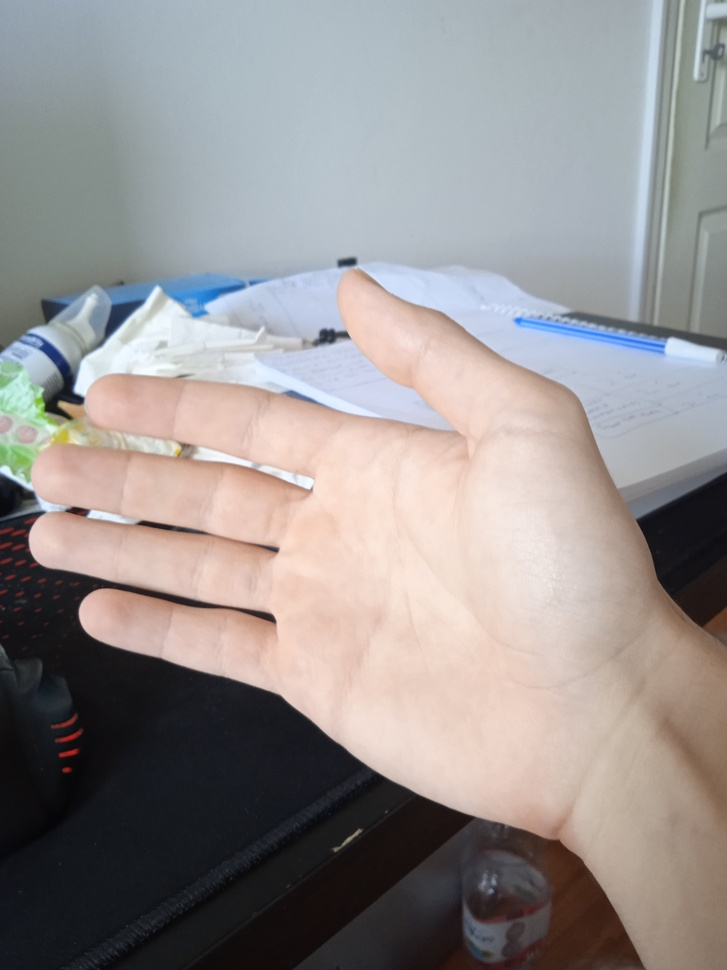
#> input picture testP.jpg, 727 x 970 px, shrunk from 3120 x 4160 before the run
$ jupyter execute CodeForDocumentation.ipynb
#> lines starting #> are read from the running program, lines starting #| are printed output that depends on the picture; after the words box and inside, x2 and y2 are one past the last pixel; in counts of white or black regions, pixels touching at a corner belong together
[cell 1]
import cv2
import matplotlib.pyplot as plt
import numpy as np

[cell 2]
kep = cv2.imread("testP.jpg")
#> kep is the input picture: shape (970, 727, 3); mean B, G, R 144.7, 145.5, 150.2

[cell 3]
kep2=cv2.cvtColor(kep, cv2.COLOR_BGR2RGB)
plt.imshow(kep2)
plt.show()

[cell 4]
hsv = cv2.cvtColor(kep, cv2.COLOR_BGR2HSV)
#> hsv: shape (970, 727, 3); mean H, S, V 66.3, 41.8, 159.5

[cell 5]
Hue, Val, Sat = cv2.split(hsv)
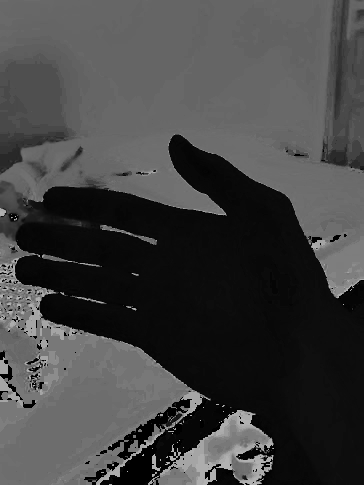
#> Hue: shape (970, 727) (shown at 1/2 size); min 0, max 179, mean 66.3
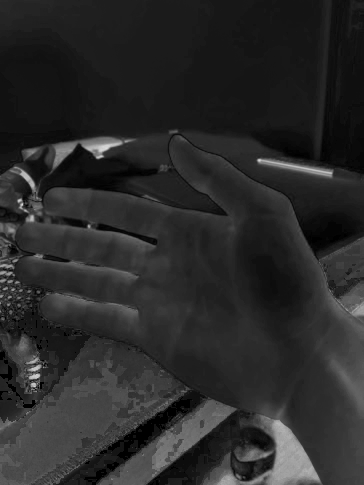
#> Val: shape (970, 727) (shown at 1/2 size); min 0, max 247, mean 41.8
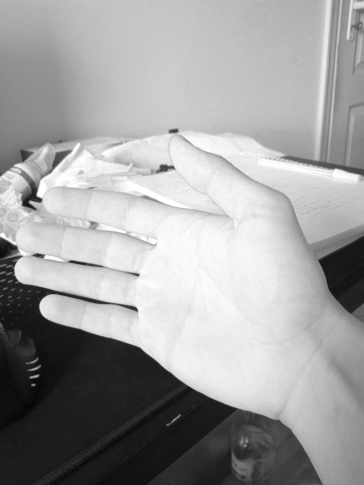
#> Sat: shape (970, 727) (shown at 1/2 size); min 5, max 255, mean 159.5
intensityValues, occurences=np.unique(Hue, return_counts=True)
#> intensityValues = 169 values from 0 to 179; occurences = 169 values, max 68722 at index 101, min 1 at index 130, mean 4172.7

plt.hist(intensityValues, intensityValues, weights=occurences)
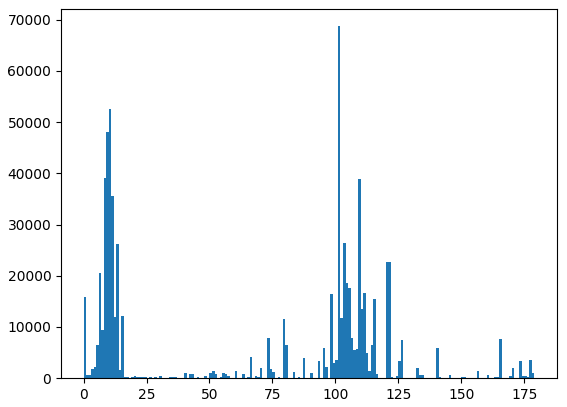
#> figure drawn by matplotlib, 1 panel; tallest bar 68722 high, from x = 101 to 102

[cell 6]
kezgray2 = cv2.cvtColor(kep2, cv2.COLOR_RGB2GRAY)
for i in range(0,kezgray2.shape[0]):
    for j in range(0,kezgray2.shape[1]):
        if Hue[i][j] < 40:
            kezgray2[i][j]=255
        else:
            kezgray2[i][j]=0
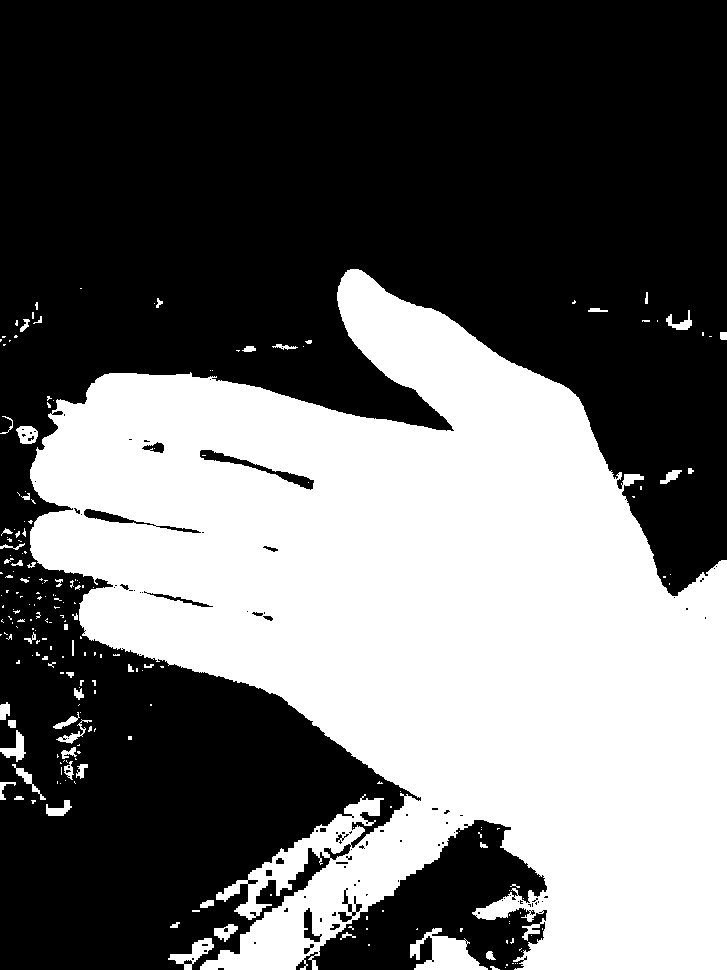
#> kezgray2: shape (970, 727); 41% white; 221 white regions (167 under 20 px), largest, box (x1, y1, x2, y2) and area: (30, 269, 727, 970) 281972, (410, 928, 488, 970) 1703, (168, 938, 214, 970) 533

[cell 7]
kernel = np.ones((5, 5), np.uint8)
img_erosionk = cv2.erode(kezgray2, kernel, iterations=50)
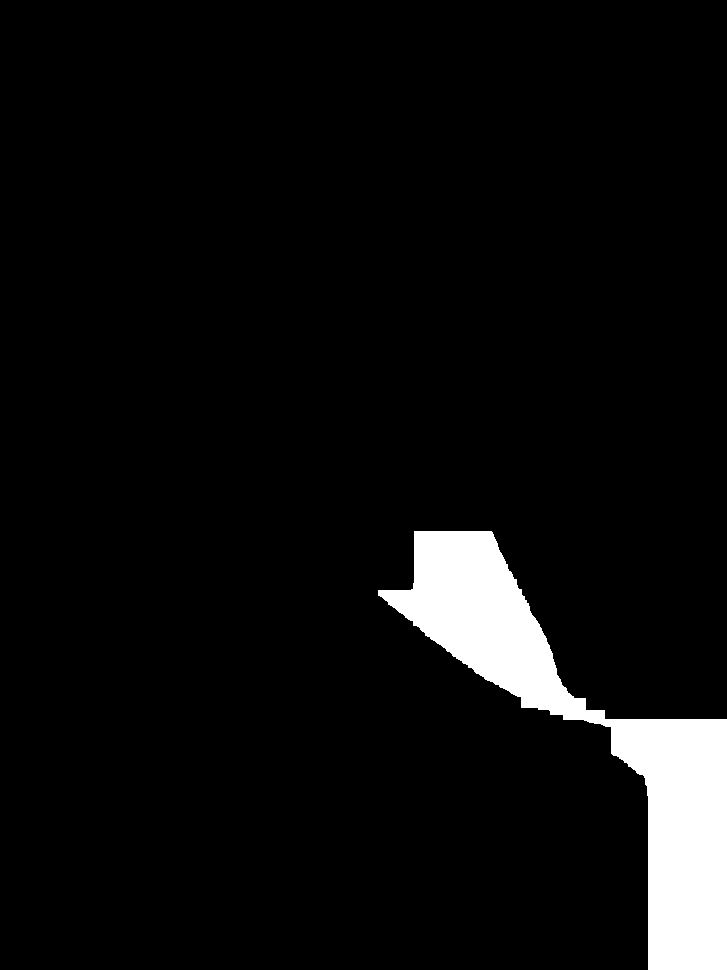
#> img_erosionk: shape (970, 727); 5.7% white; 1 white region, box (x1, y1, x2, y2) and area: (378, 531, 727, 970) 39850
img_dilationk = cv2.dilate(img_erosionk, kernel, iterations=30)
#> img_dilationk: shape (970, 727); 16.8% white; 1 white region, box (x1, y1, x2, y2) and area: (318, 471, 727, 970) 118210

szurt1= cv2.GaussianBlur(img_dilationk,(21,21),0)
feketef1 =  cv2.threshold(szurt1, 100, 255, cv2.THRESH_BINARY)[1]
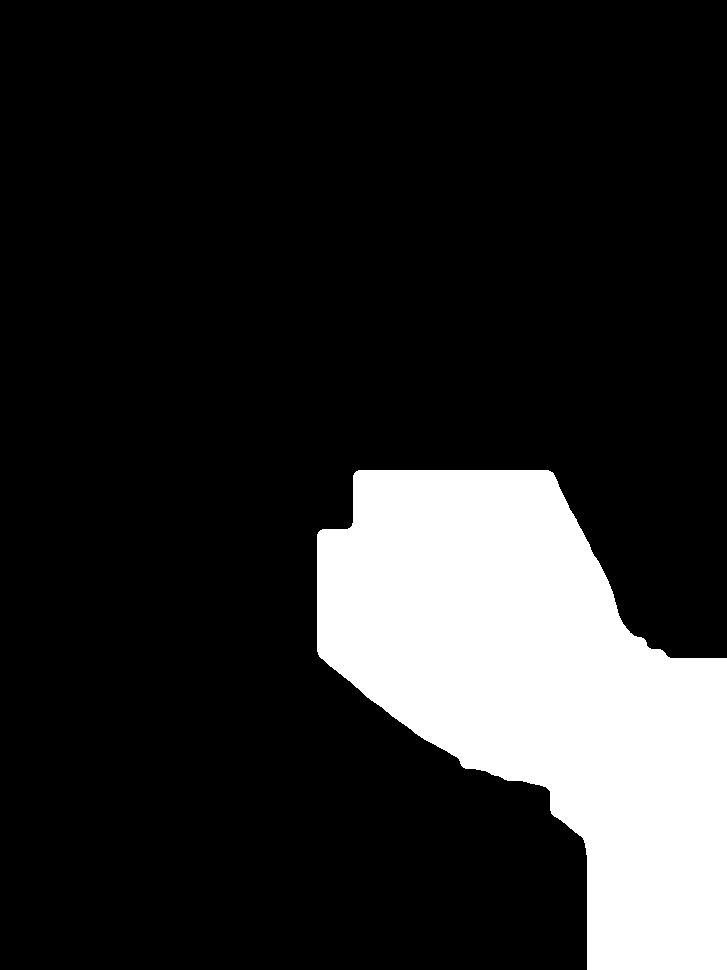
#> feketef1: shape (970, 727); 16.9% white; 1 white region, box (x1, y1, x2, y2) and area: (317, 470, 727, 970) 119338

plt.imshow(kezgray2, cmap='gray')
plt.show()

plt.imshow(img_erosionk, cmap='gray')
plt.show()

plt.imshow(img_dilationk, cmap='gray')
plt.show()

plt.imshow(szurt1, cmap='gray')
plt.show()

plt.imshow(feketef1, cmap='gray')
plt.show()

$ run again, with testK.jpg copied over testP.jpg
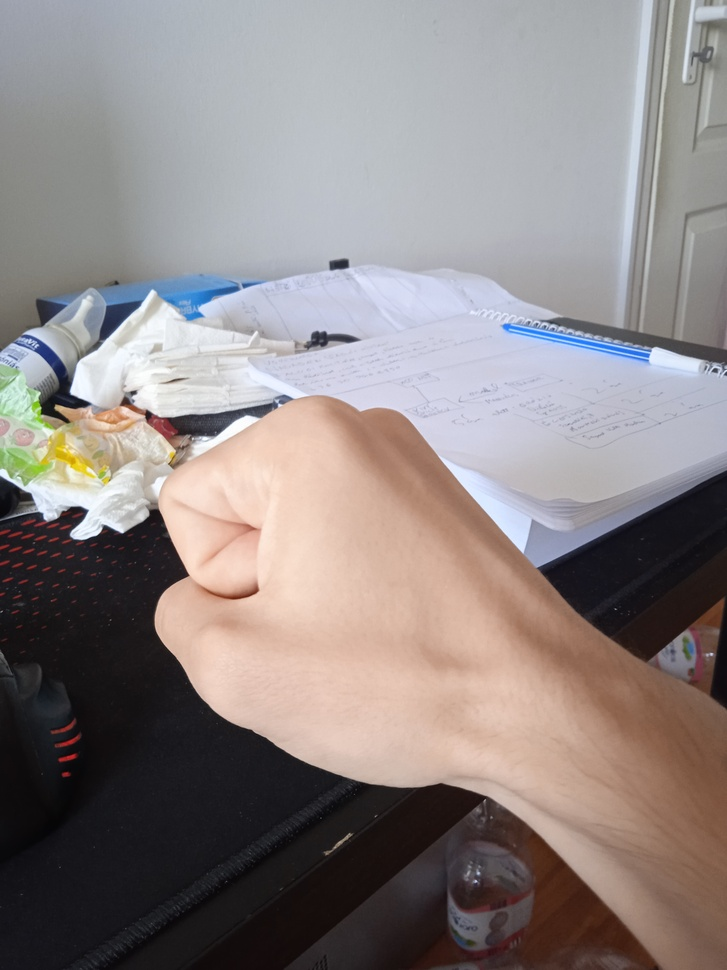
#> input picture testK.jpg, 727 x 970 px, shrunk from 3120 x 4160 before the run
#> kep is the input picture: shape (970, 727, 3); mean B, G, R 133.2, 134.1, 142.4
#> hsv: shape (970, 727, 3); mean H, S, V 77.5, 42.5, 148.7
#> intensityValues = 175 values from 0 to 179; occurences = 175 values, max 80350 at index 10, min 1 at index 81, mean 4029.7
#> after the loop `for i in range(0,kezgray2.shape[0]):`:
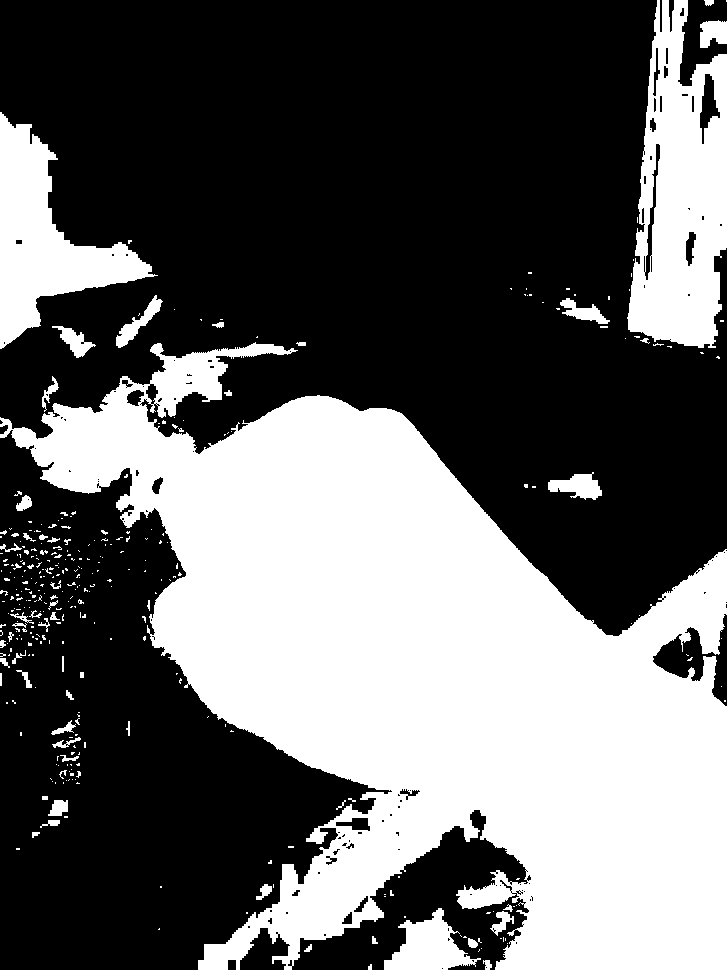
#> kezgray2: shape (970, 727); 38.9% white; 352 white regions (292 under 20 px), largest, box (x1, y1, x2, y2) and area: (0, 342, 727, 970) 226170, (627, 0, 727, 348) 23251, (0, 112, 158, 349) 14031
#> img_erosionk: shape (970, 727); 3.2% white; 2 white regions, box (x1, y1, x2, y2) and area: (633, 806, 727, 970) 15416, (286, 539, 448, 679) 7007
#> img_dilationk: shape (970, 727); 13.1% white; 2 white regions, box (x1, y1, x2, y2) and area: (226, 479, 508, 739) 57647, (573, 746, 727, 970) 34496
#> `feketef1 =  cv2.threshold(szurt1, 100, 255, cv2.THRESH_BINARY)[1]`:
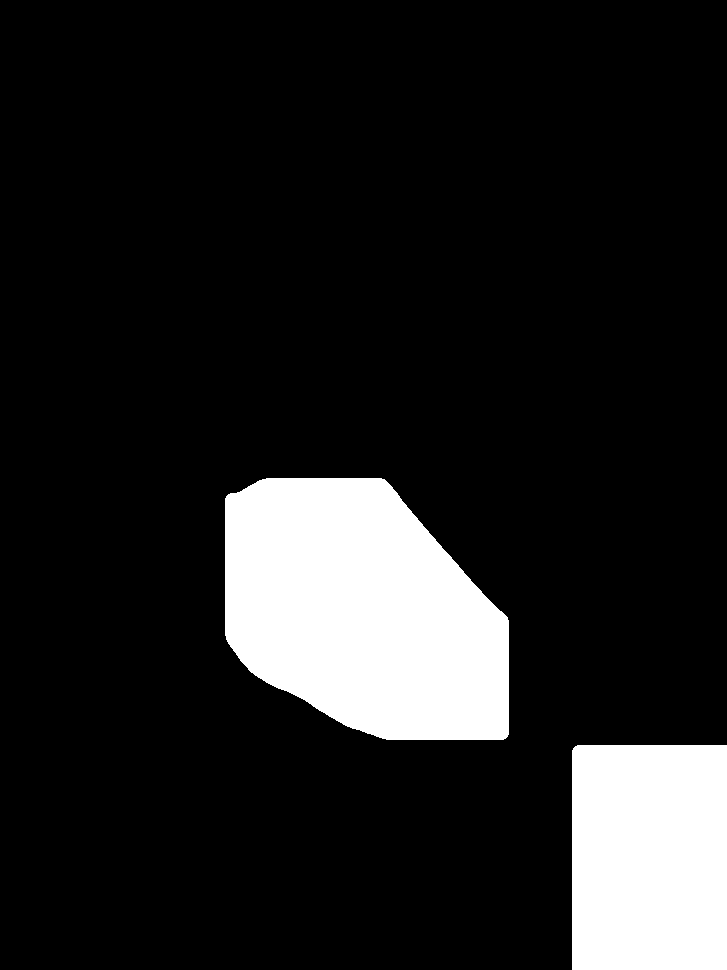
#> feketef1: shape (970, 727); 13.2% white; 2 white regions, box (x1, y1, x2, y2) and area: (225, 478, 509, 740) 58510, (572, 745, 727, 970) 34863
